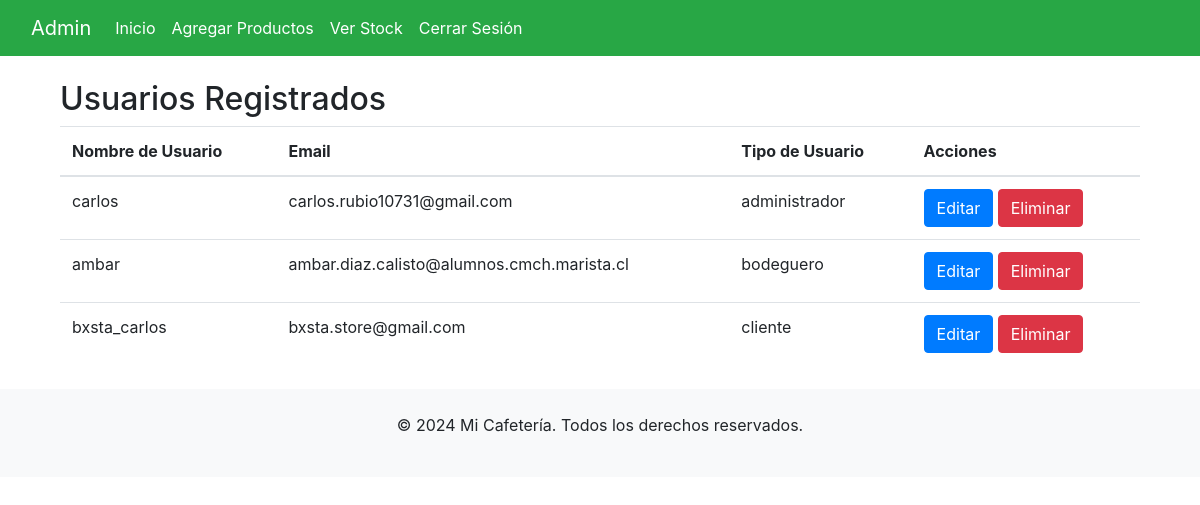
Before: /admin_home/ (signed in) with the older database file.
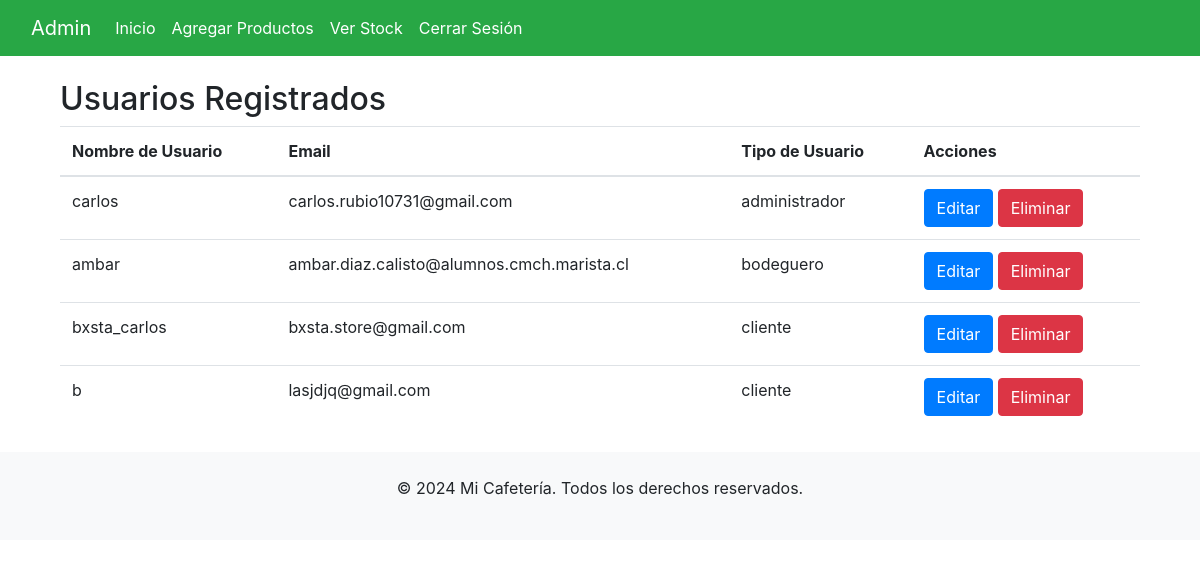
After: the same page with the newer database file.
### inventario/models.py (models this page shows)
class CustomUser(AbstractUser):
    USER_TYPE_CHOICES = (
        ('cliente', 'Cliente'),
        ('administrador', 'Administrador'),
        ('bodeguero', 'Bodeguero'),
    )
    user_type = models.CharField(max_length=15, choices=USER_TYPE_CHOICES, default='cliente')

### inventario/views.py (the view)
# urls.py: path('admin_home/', login_required(views.admin_home), name='admin_home'),
@login_required
def admin_home(request):
    User = get_user_model()
    users = User.objects.all()
    return render(request, 'admin_home.html', {'users': users})

### inventario/templates/admin_home.html (shortened to what this page needs)
{% extends 'base_admin.html' %}
{% block content %}
<div class="container">
    <h2>Usuarios Registrados</h2>
    <table class="table">
        <thead>
            <tr>
                <th>Nombre de Usuario</th>
                <th>Email</th>
                <th>Tipo de Usuario</th>
                <th>Acciones</th>
            </tr>
        </thead>
        <tbody>
            {% for user in users %}
            <tr>
                <td>{{ user.username }}</td>
                <td>{{ user.email }}</td>
                <td>{{ user.user_type }}</td>
                <td>
                    <a href="{% url 'editar_cliente' user.id %}" class="btn btn-primary">Editar</a>
                    <a href="{% url 'confirmar_eliminacion_cliente' user.id %}" class="btn btn-danger">Eliminar</a>
                </td>
            </tr>
            {% endfor %}
        </tbody>
    </table>
</div>
{% endblock %}

### inventario/templates/base_admin.html (shortened to what this page needs)
<!DOCTYPE html>
<html lang="en">
<head>
    <link rel="stylesheet" href="https://stackpath.bootstrapcdn.com/bootstrap/4.5.2/css/bootstrap.min.css">
    {% load static %}
    <link rel="stylesheet" href="{% static 'css/styles.css' %}">
</head>
<body>
    <header>
        <nav class="navbar navbar-expand-lg navbar-light bg-success mb-4">
            <div class="container-fluid">
                <a class="navbar-brand text-white" href="{% url 'admin_home' %}">Admin</a>
                <div class="collapse navbar-collapse" id="adminNavbar">
                    <ul class="navbar-nav me-auto mb-2 mb-lg-0">
                        <li class="nav-item">
                            <a class="nav-link text-white" href="{% url 'home' %}">Inicio</a>
                        </li>
                        <li class="nav-item">
                            <a class="nav-link text-white" href="{% url 'agregar_productos' %}">Agregar Productos</a>
                        </li>
                        <li class="nav-item">
                            <a class="nav-link text-white" href="{% url 'ver_stock' %}">Ver Stock</a>
                        </li>
                        <li class="nav-item">
                            <a class="nav-link text-white" href="{% url 'logout' %}">Cerrar Sesión</a>
                        </li>
                    </ul>
                </div>
            </div>
        </nav>
    </header>
    <main class="container mt-4">
        {% block content %}
        {% endblock %}
    </main>
    <footer class="bg-light text-center py-4 mt-4">
        <p>&copy; 2024 Mi Cafetería. Todos los derechos reservados.</p>
    </footer>
</body>
</html>

### inventario/static/css/styles.css (style rules this page uses)
.btn-primary { background-color: #007bff; border-color: #007bff; }

Changed rows visible on the page:
added CustomUser: username "b", email "lasjdjq@gmail.com", user_type "cliente"
